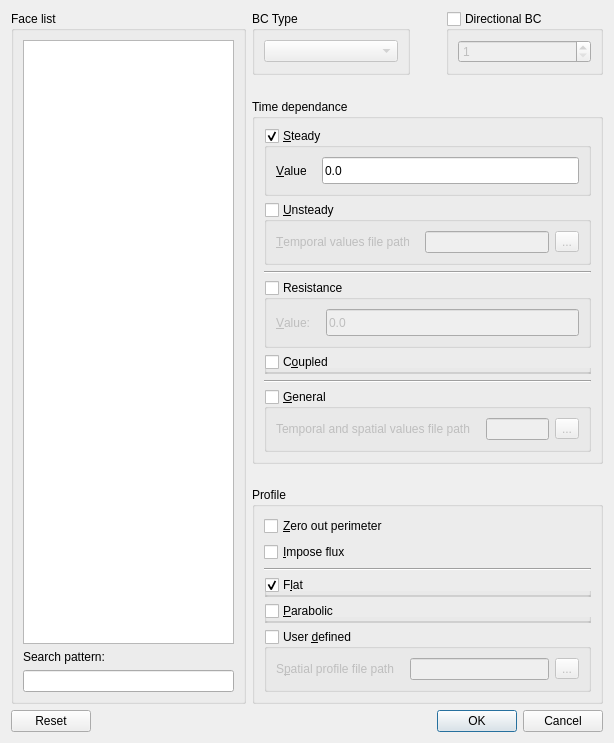
<?xml version="1.0" encoding="UTF-8"?>
<!-- 
     Copyright, 2013
     Mahdi Esmaily Moghadam

     This program is distributed in the hope that it will be useful,
     but WITHOUT ANY WARRANTY; without even the implied warranty of
     MERCHANTABILITY or FITNESS FOR A PARTICULAR PURPOSE.
-->

<ui version="4.0">
 <class>bc</class>
 <widget class="QDialog" name="bc">
  <property name="geometry">
   <rect>
    <x>0</x>
    <y>0</y>
    <width>614</width>
    <height>743</height>
   </rect>
  </property>
  <property name="windowTitle">
   <string>Dialog</string>
  </property>
  <layout class="QGridLayout" name="gridLayout_14">
   <item row="0" column="0">
    <layout class="QGridLayout" name="gridLayout_13">
     <item row="0" column="0">
      <widget class="QGroupBox" name="groupBox_3">
       <property name="sizePolicy">
        <sizepolicy hsizetype="Preferred" vsizetype="Preferred">
         <horstretch>0</horstretch>
         <verstretch>0</verstretch>
        </sizepolicy>
       </property>
       <property name="title">
        <string>Face list</string>
       </property>
       <layout class="QGridLayout" name="gridLayout_2">
        <item row="0" column="0">
         <widget class="QListWidget" name="faceList">
          <property name="sizePolicy">
           <sizepolicy hsizetype="Expanding" vsizetype="Expanding">
            <horstretch>0</horstretch>
            <verstretch>0</verstretch>
           </sizepolicy>
          </property>
          <property name="maximumSize">
           <size>
            <width>16777215</width>
            <height>16777215</height>
           </size>
          </property>
          <property name="toolTip">
           <string>List of added faces</string>
          </property>
          <property name="alternatingRowColors">
           <bool>true</bool>
          </property>
          <property name="selectionMode">
           <enum>QAbstractItemView::ExtendedSelection</enum>
          </property>
         </widget>
        </item>
        <item row="1" column="0">
         <widget class="QLabel" name="flsp_label">
          <property name="text">
           <string>Search pattern:</string>
          </property>
          <property name="buddy">
           <cstring>browseTSPFP</cstring>
          </property>
         </widget>
        </item>
        <item row="2" column="0">
         <widget class="QLineEdit" name="flsp">
          <property name="sizePolicy">
           <sizepolicy hsizetype="Expanding" vsizetype="Fixed">
            <horstretch>1</horstretch>
            <verstretch>0</verstretch>
           </sizepolicy>
          </property>
         </widget>
        </item>
       </layout>
      </widget>
     </item>
     <item row="0" column="1">
      <spacer name="horizontalSpacer_7">
       <property name="orientation">
        <enum>Qt::Horizontal</enum>
       </property>
       <property name="sizeHint" stdset="0">
        <size>
         <width>18</width>
         <height>20</height>
        </size>
       </property>
      </spacer>
     </item>
     <item row="0" column="2">
      <layout class="QGridLayout" name="gridLayout_12">
       <item row="0" column="0">
        <layout class="QGridLayout" name="gridLayout_8">
         <item row="0" column="0">
          <widget class="QGroupBox" name="bcGrp_B">
           <property name="enabled">
            <bool>true</bool>
           </property>
           <property name="sizePolicy">
            <sizepolicy hsizetype="Preferred" vsizetype="Preferred">
             <horstretch>25</horstretch>
             <verstretch>0</verstretch>
            </sizepolicy>
           </property>
           <property name="title">
            <string>BC Type</string>
           </property>
           <layout class="QGridLayout" name="gridLayout">
            <item row="0" column="0">
             <widget class="QComboBox" name="bcGrp">
              <property name="enabled">
               <bool>false</bool>
              </property>
              <property name="statusTip">
               <string>Prescribed (Dirichlet) or Weakly imposed (Neumann) BC</string>
              </property>
              <property name="currentIndex">
               <number>-1</number>
              </property>
              <item>
               <property name="text">
                <string>Dirichlet</string>
               </property>
              </item>
              <item>
               <property name="text">
                <string>Neumann</string>
               </property>
              </item>
             </widget>
            </item>
           </layout>
          </widget>
         </item>
         <item row="0" column="1">
          <spacer name="horizontalSpacer">
           <property name="orientation">
            <enum>Qt::Horizontal</enum>
           </property>
           <property name="sizeType">
            <enum>QSizePolicy::Preferred</enum>
           </property>
           <property name="sizeHint" stdset="0">
            <size>
             <width>30</width>
             <height>17</height>
            </size>
           </property>
          </spacer>
         </item>
         <item row="0" column="2">
          <widget class="QGroupBox" name="directionalBc_box">
           <property name="enabled">
            <bool>true</bool>
           </property>
           <property name="sizePolicy">
            <sizepolicy hsizetype="Preferred" vsizetype="Preferred">
             <horstretch>25</horstretch>
             <verstretch>0</verstretch>
            </sizepolicy>
           </property>
           <property name="statusTip">
            <string>Apply BC only in particular direction</string>
           </property>
           <property name="title">
            <string>Directional BC</string>
           </property>
           <property name="flat">
            <bool>false</bool>
           </property>
           <property name="checkable">
            <bool>true</bool>
           </property>
           <property name="checked">
            <bool>false</bool>
           </property>
           <layout class="QGridLayout" name="gridLayout_3">
            <item row="0" column="0">
             <widget class="QSpinBox" name="directionalBc">
              <property name="statusTip">
               <string>The direction to apply BC (1: X, 2: Y, 3: Z)</string>
              </property>
              <property name="minimum">
               <number>1</number>
              </property>
              <property name="maximum">
               <number>3</number>
              </property>
              <property name="value">
               <number>1</number>
              </property>
             </widget>
            </item>
           </layout>
          </widget>
         </item>
        </layout>
       </item>
       <item row="2" column="0">
        <widget class="QGroupBox" name="time_dependance_box">
         <property name="sizePolicy">
          <sizepolicy hsizetype="Preferred" vsizetype="Preferred">
           <horstretch>1</horstretch>
           <verstretch>0</verstretch>
          </sizepolicy>
         </property>
         <property name="title">
          <string>Time dependance</string>
         </property>
         <layout class="QGridLayout" name="gridLayout_10">
          <item row="0" column="0">
           <widget class="QGroupBox" name="steady_box">
            <property name="title">
             <string>&amp;Steady</string>
            </property>
            <property name="checkable">
             <bool>true</bool>
            </property>
            <layout class="QGridLayout" name="gridLayout_6">
             <item row="0" column="2">
              <widget class="QLineEdit" name="steady_value">
               <property name="sizePolicy">
                <sizepolicy hsizetype="Expanding" vsizetype="Preferred">
                 <horstretch>0</horstretch>
                 <verstretch>0</verstretch>
                </sizepolicy>
               </property>
               <property name="statusTip">
                <string>The average nodal value</string>
               </property>
               <property name="inputMethodHints">
                <set>Qt::ImhFormattedNumbersOnly</set>
               </property>
               <property name="text">
                <string>0.0</string>
               </property>
              </widget>
             </item>
             <item row="0" column="1">
              <spacer name="horizontalSpacer_5">
               <property name="orientation">
                <enum>Qt::Horizontal</enum>
               </property>
               <property name="sizeType">
                <enum>QSizePolicy::Fixed</enum>
               </property>
               <property name="sizeHint" stdset="0">
                <size>
                 <width>10</width>
                 <height>20</height>
                </size>
               </property>
              </spacer>
             </item>
             <item row="0" column="0">
              <widget class="QLabel" name="prop_4_txt">
               <property name="sizePolicy">
                <sizepolicy hsizetype="Preferred" vsizetype="Fixed">
                 <horstretch>0</horstretch>
                 <verstretch>0</verstretch>
                </sizepolicy>
               </property>
               <property name="minimumSize">
                <size>
                 <width>0</width>
                 <height>27</height>
                </size>
               </property>
               <property name="text">
                <string>&amp;Value</string>
               </property>
               <property name="buddy">
                <cstring>steady_value</cstring>
               </property>
              </widget>
             </item>
            </layout>
           </widget>
          </item>
          <item row="1" column="0">
           <widget class="QGroupBox" name="unsteady_box">
            <property name="sizePolicy">
             <sizepolicy hsizetype="Preferred" vsizetype="Preferred">
              <horstretch>1</horstretch>
              <verstretch>0</verstretch>
             </sizepolicy>
            </property>
            <property name="title">
             <string>&amp;Unsteady</string>
            </property>
            <property name="checkable">
             <bool>true</bool>
            </property>
            <property name="checked">
             <bool>false</bool>
            </property>
            <layout class="QGridLayout" name="gridLayout_7">
             <item row="0" column="0">
              <widget class="QLabel" name="label">
               <property name="text">
                <string>&amp;Temporal values file path</string>
               </property>
               <property name="buddy">
                <cstring>browseTPFP</cstring>
               </property>
              </widget>
             </item>
             <item row="0" column="1">
              <spacer name="horizontalSpacer_2">
               <property name="orientation">
                <enum>Qt::Horizontal</enum>
               </property>
               <property name="sizeType">
                <enum>QSizePolicy::Minimum</enum>
               </property>
               <property name="sizeHint" stdset="0">
                <size>
                 <width>10</width>
                 <height>20</height>
                </size>
               </property>
              </spacer>
             </item>
             <item row="0" column="2">
              <widget class="QLineEdit" name="TPFP">
               <property name="sizePolicy">
                <sizepolicy hsizetype="Expanding" vsizetype="Fixed">
                 <horstretch>1</horstretch>
                 <verstretch>0</verstretch>
                </sizepolicy>
               </property>
              </widget>
             </item>
             <item row="0" column="3">
              <widget class="QToolButton" name="browseTPFP">
               <property name="statusTip">
                <string>Browse for the file containing rows of\n &lt;t&gt; &lt;value&gt;</string>
               </property>
               <property name="text">
                <string>...</string>
               </property>
              </widget>
             </item>
            </layout>
           </widget>
          </item>
          <item row="2" column="0">
           <widget class="Line" name="line_2">
            <property name="orientation">
             <enum>Qt::Horizontal</enum>
            </property>
           </widget>
          </item>
          <item row="3" column="0">
           <widget class="QGroupBox" name="resistance_box">
            <property name="title">
             <string>Resistance</string>
            </property>
            <property name="checkable">
             <bool>true</bool>
            </property>
            <property name="checked">
             <bool>false</bool>
            </property>
            <layout class="QGridLayout" name="gridLayout_9">
             <item row="0" column="2">
              <widget class="QLineEdit" name="resistance_value">
               <property name="sizePolicy">
                <sizepolicy hsizetype="Expanding" vsizetype="Preferred">
                 <horstretch>0</horstretch>
                 <verstretch>0</verstretch>
                </sizepolicy>
               </property>
               <property name="statusTip">
                <string>The average nodal value</string>
               </property>
               <property name="inputMethodHints">
                <set>Qt::ImhPreferNumbers</set>
               </property>
               <property name="text">
                <string>0.0</string>
               </property>
              </widget>
             </item>
             <item row="0" column="1">
              <spacer name="horizontalSpacer_6">
               <property name="orientation">
                <enum>Qt::Horizontal</enum>
               </property>
               <property name="sizeType">
                <enum>QSizePolicy::Fixed</enum>
               </property>
               <property name="sizeHint" stdset="0">
                <size>
                 <width>10</width>
                 <height>20</height>
                </size>
               </property>
              </spacer>
             </item>
             <item row="0" column="0">
              <widget class="QLabel" name="prop_4_txt_2">
               <property name="sizePolicy">
                <sizepolicy hsizetype="Preferred" vsizetype="Fixed">
                 <horstretch>0</horstretch>
                 <verstretch>0</verstretch>
                </sizepolicy>
               </property>
               <property name="minimumSize">
                <size>
                 <width>0</width>
                 <height>27</height>
                </size>
               </property>
               <property name="text">
                <string>&amp;Value:</string>
               </property>
               <property name="buddy">
                <cstring>steady_value</cstring>
               </property>
              </widget>
             </item>
            </layout>
           </widget>
          </item>
          <item row="4" column="0">
           <widget class="QGroupBox" name="coupled_box">
            <property name="maximumSize">
             <size>
              <width>16777215</width>
              <height>20</height>
             </size>
            </property>
            <property name="statusTip">
             <string>Couple to BC (will be referenced in cplBC library)</string>
            </property>
            <property name="title">
             <string>C&amp;oupled</string>
            </property>
            <property name="checkable">
             <bool>true</bool>
            </property>
            <property name="checked">
             <bool>false</bool>
            </property>
           </widget>
          </item>
          <item row="5" column="0">
           <widget class="Line" name="line_3">
            <property name="orientation">
             <enum>Qt::Horizontal</enum>
            </property>
           </widget>
          </item>
          <item row="6" column="0">
           <widget class="QGroupBox" name="general_box">
            <property name="statusTip">
             <string>Imposed moving on the boundaries (Only for FSI eqaution)</string>
            </property>
            <property name="title">
             <string>&amp;General</string>
            </property>
            <property name="checkable">
             <bool>true</bool>
            </property>
            <property name="checked">
             <bool>false</bool>
            </property>
            <layout class="QGridLayout" name="gridLayout_4">
             <item row="0" column="0">
              <widget class="QLabel" name="label_2">
               <property name="text">
                <string>Temporal and spatial values file path</string>
               </property>
               <property name="buddy">
                <cstring>browseTSPFP</cstring>
               </property>
              </widget>
             </item>
             <item row="0" column="1">
              <spacer name="horizontalSpacer_9">
               <property name="orientation">
                <enum>Qt::Horizontal</enum>
               </property>
               <property name="sizeType">
                <enum>QSizePolicy::Minimum</enum>
               </property>
               <property name="sizeHint" stdset="0">
                <size>
                 <width>10</width>
                 <height>20</height>
                </size>
               </property>
              </spacer>
             </item>
             <item row="0" column="2">
              <widget class="QLineEdit" name="TSPFP">
               <property name="sizePolicy">
                <sizepolicy hsizetype="Expanding" vsizetype="Fixed">
                 <horstretch>1</horstretch>
                 <verstretch>0</verstretch>
                </sizepolicy>
               </property>
              </widget>
             </item>
             <item row="0" column="3">
              <widget class="QToolButton" name="browseTSPFP">
               <property name="statusTip">
                <string>Browse for the file containing nodal position history</string>
               </property>
               <property name="text">
                <string>...</string>
               </property>
              </widget>
             </item>
            </layout>
           </widget>
          </item>
         </layout>
        </widget>
       </item>
       <item row="1" column="0">
        <spacer name="verticalSpacer">
         <property name="orientation">
          <enum>Qt::Vertical</enum>
         </property>
         <property name="sizeHint" stdset="0">
          <size>
           <width>20</width>
           <height>13</height>
          </size>
         </property>
        </spacer>
       </item>
       <item row="3" column="0">
        <spacer name="verticalSpacer_2">
         <property name="orientation">
          <enum>Qt::Vertical</enum>
         </property>
         <property name="sizeHint" stdset="0">
          <size>
           <width>20</width>
           <height>13</height>
          </size>
         </property>
        </spacer>
       </item>
       <item row="4" column="0">
        <widget class="QGroupBox" name="profile_box">
         <property name="sizePolicy">
          <sizepolicy hsizetype="Preferred" vsizetype="Preferred">
           <horstretch>1</horstretch>
           <verstretch>0</verstretch>
          </sizepolicy>
         </property>
         <property name="title">
          <string>Profile</string>
         </property>
         <layout class="QGridLayout" name="gridLayout_5">
          <item row="0" column="0">
           <widget class="QCheckBox" name="zero_out_perimeter">
            <property name="text">
             <string>&amp;Zero out perimeter</string>
            </property>
           </widget>
          </item>
          <item row="1" column="0">
           <widget class="QCheckBox" name="impose_flux">
            <property name="text">
             <string>&amp;Impose flux</string>
            </property>
           </widget>
          </item>
          <item row="2" column="0">
           <widget class="Line" name="line_4">
            <property name="orientation">
             <enum>Qt::Horizontal</enum>
            </property>
           </widget>
          </item>
          <item row="3" column="0">
           <widget class="QGroupBox" name="flat_profile">
            <property name="maximumSize">
             <size>
              <width>16777215</width>
              <height>20</height>
             </size>
            </property>
            <property name="font">
             <font>
              <weight>50</weight>
              <bold>false</bold>
              <kerning>true</kerning>
             </font>
            </property>
            <property name="title">
             <string>F&amp;lat</string>
            </property>
            <property name="checkable">
             <bool>true</bool>
            </property>
            <property name="checked">
             <bool>true</bool>
            </property>
           </widget>
          </item>
          <item row="4" column="0">
           <widget class="QGroupBox" name="parabolic_profile">
            <property name="maximumSize">
             <size>
              <width>16777215</width>
              <height>20</height>
             </size>
            </property>
            <property name="title">
             <string>&amp;Parabolic</string>
            </property>
            <property name="checkable">
             <bool>true</bool>
            </property>
            <property name="checked">
             <bool>false</bool>
            </property>
           </widget>
          </item>
          <item row="5" column="0">
           <widget class="QGroupBox" name="user_defined_profile">
            <property name="sizePolicy">
             <sizepolicy hsizetype="Preferred" vsizetype="Preferred">
              <horstretch>1</horstretch>
              <verstretch>0</verstretch>
             </sizepolicy>
            </property>
            <property name="title">
             <string>User &amp;defined</string>
            </property>
            <property name="checkable">
             <bool>true</bool>
            </property>
            <property name="checked">
             <bool>false</bool>
            </property>
            <layout class="QGridLayout" name="gridLayout_11">
             <item row="0" column="0">
              <widget class="QLabel" name="label_3">
               <property name="text">
                <string>S&amp;patial profile file path</string>
               </property>
               <property name="buddy">
                <cstring>browseTPFP</cstring>
               </property>
              </widget>
             </item>
             <item row="0" column="1">
              <spacer name="horizontalSpacer_3">
               <property name="orientation">
                <enum>Qt::Horizontal</enum>
               </property>
               <property name="sizeType">
                <enum>QSizePolicy::Minimum</enum>
               </property>
               <property name="sizeHint" stdset="0">
                <size>
                 <width>10</width>
                 <height>20</height>
                </size>
               </property>
              </spacer>
             </item>
             <item row="0" column="2">
              <widget class="QLineEdit" name="SPFP">
               <property name="sizePolicy">
                <sizepolicy hsizetype="Expanding" vsizetype="Fixed">
                 <horstretch>1</horstretch>
                 <verstretch>0</verstretch>
                </sizepolicy>
               </property>
              </widget>
             </item>
             <item row="0" column="3">
              <widget class="QToolButton" name="browseSPFP">
               <property name="statusTip">
                <string>Browse for the file containing rows of\n &lt;t&gt; &lt;value&gt;</string>
               </property>
               <property name="text">
                <string>...</string>
               </property>
              </widget>
             </item>
            </layout>
           </widget>
          </item>
         </layout>
        </widget>
       </item>
      </layout>
     </item>
    </layout>
   </item>
   <item row="1" column="0">
    <widget class="QDialogButtonBox" name="buttonBox">
     <property name="orientation">
      <enum>Qt::Horizontal</enum>
     </property>
     <property name="standardButtons">
      <set>QDialogButtonBox::Cancel|QDialogButtonBox::Ok|QDialogButtonBox::Reset</set>
     </property>
    </widget>
   </item>
  </layout>
 </widget>
 <tabstops>
  <tabstop>bcGrp</tabstop>
  <tabstop>directionalBc_box</tabstop>
  <tabstop>directionalBc</tabstop>
  <tabstop>buttonBox</tabstop>
 </tabstops>
 <resources/>
 <connections>
  <connection>
   <sender>buttonBox</sender>
   <signal>rejected()</signal>
   <receiver>bc</receiver>
   <slot>reject()</slot>
   <hints>
    <hint type="sourcelabel">
     <x>614</x>
     <y>670</y>
    </hint>
    <hint type="destinationlabel">
     <x>286</x>
     <y>274</y>
    </hint>
   </hints>
  </connection>
  <connection>
   <sender>buttonBox</sender>
   <signal>accepted()</signal>
   <receiver>bc</receiver>
   <slot>accept()</slot>
   <hints>
    <hint type="sourcelabel">
     <x>614</x>
     <y>670</y>
    </hint>
    <hint type="destinationlabel">
     <x>157</x>
     <y>274</y>
    </hint>
   </hints>
  </connection>
 </connections>
</ui>
